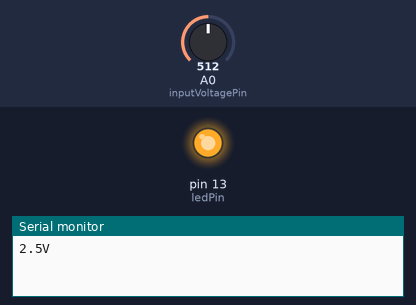
A sketch run on a simulated Arduino Uno, built with avr-gcc and run on an emulated ATmega328P. On the bench: output pins drawn as LEDs (lit = HIGH), the last lines printed to the serial monitor. The test bench sets the inputs (shaded band); at power-on: A0 (inputVoltagePin) = 512.

Above: at 0.2 s.
At 13.2 s:
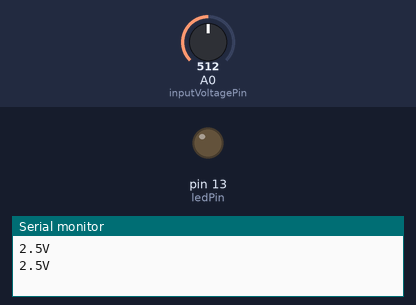
Timing chart, 0 to 14.3 s (numbered marks = the images above):
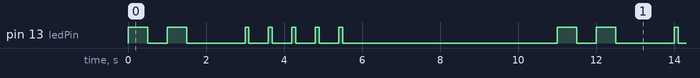

Measured:
- by itself, pin 13 (ledPin): repeats every 11.0 s: LOW 0.50 s, HIGH 0.50 s, LOW 1.5 s, 4 × (HIGH 0.10 s, LOW 0.50 s), HIGH 0.10 s, LOW 5.5 s, HIGH 0.50 s
- by itself, everything shown: repeats every 11.0 s, in 14 steps

The sketch:

one_led_volt2.ino
```cpp
// (licence header left out)
int ledPin = 13;
int inputVoltagePin = 0;

void setup(){
  pinMode(ledPin, OUTPUT);      // sets the digital pin as output
  Serial.begin(9600);
}

void loop(){
  // read voltage value
  int voltage=analogRead(inputVoltagePin);
  int valueVolts=voltage/204;
  int valueHundrethsOfMilliVolts=((voltage % 204)*10)/204;
  // send formated value to serial com port
  Serial.print(valueVolts);
  Serial.print('.');
  Serial.print(valueHundrethsOfMilliVolts);
  Serial.println('V');
  // flash volts
  for(int i=0;i<valueVolts;i++){
    digitalWrite(ledPin,HIGH);
    delay(500);
    digitalWrite(ledPin,LOW);
    delay(500);
  }
  delay(1000);
  // flash hundreths of millivolts
  for(int i=0;i<valueHundrethsOfMilliVolts;i++){
    digitalWrite(ledPin,HIGH);
    delay(100);
    digitalWrite(ledPin,LOW);
    delay(500);
  }
  // pause between readings
  delay(5000);
}
```
